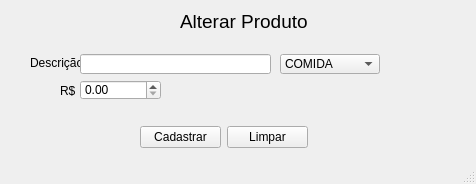
<?xml version="1.0" encoding="UTF-8"?>
<ui version="4.0">
 <class>FormAlterarProduto</class>
 <widget class="QMainWindow" name="FormAlterarProduto">
  <property name="geometry">
   <rect>
    <x>0</x>
    <y>0</y>
    <width>476</width>
    <height>184</height>
   </rect>
  </property>
  <property name="windowTitle">
   <string>Cadastrar Produto</string>
  </property>
  <property name="windowIcon">
   <iconset>
    <normaloff>../../img/listar produtos.png</normaloff>../../img/listar produtos.png</iconset>
  </property>
  <widget class="QWidget" name="centralwidget">
   <widget class="QLabel" name="label">
    <property name="geometry">
     <rect>
      <x>180</x>
      <y>10</y>
      <width>151</width>
      <height>23</height>
     </rect>
    </property>
    <property name="font">
     <font>
      <pointsize>14</pointsize>
     </font>
    </property>
    <property name="text">
     <string>Alterar Produto</string>
    </property>
   </widget>
   <widget class="QLabel" name="labelPreco">
    <property name="geometry">
     <rect>
      <x>60</x>
      <y>80</y>
      <width>16</width>
      <height>21</height>
     </rect>
    </property>
    <property name="text">
     <string>R$:</string>
    </property>
   </widget>
   <widget class="QDoubleSpinBox" name="precoSpinBox">
    <property name="geometry">
     <rect>
      <x>80</x>
      <y>80</y>
      <width>81</width>
      <height>20</height>
     </rect>
    </property>
    <property name="prefix">
     <string/>
    </property>
    <property name="suffix">
     <string/>
    </property>
    <property name="maximum">
     <double>99.989999999999995</double>
    </property>
   </widget>
   <widget class="QLabel" name="labelDescricao">
    <property name="geometry">
     <rect>
      <x>30</x>
      <y>53</y>
      <width>51</width>
      <height>20</height>
     </rect>
    </property>
    <property name="text">
     <string>Descrição:</string>
    </property>
   </widget>
   <widget class="QWidget" name="layoutWidget">
    <property name="geometry">
     <rect>
      <x>140</x>
      <y>120</y>
      <width>168</width>
      <height>35</height>
     </rect>
    </property>
    <layout class="QHBoxLayout" name="horizontalLayout">
     <item>
      <widget class="QPushButton" name="btnCadastrar">
       <property name="text">
        <string>Cadastrar</string>
       </property>
       <property name="icon">
        <iconset>
         <normaloff>../../img/salvar produtos.png</normaloff>../../img/salvar produtos.png</iconset>
       </property>
       <property name="iconSize">
        <size>
         <width>25</width>
         <height>25</height>
        </size>
       </property>
      </widget>
     </item>
     <item>
      <widget class="QPushButton" name="btnLimpar">
       <property name="text">
        <string>Limpar</string>
       </property>
       <property name="icon">
        <iconset>
         <normaloff>../../img/borracha.png</normaloff>../../img/borracha.png</iconset>
       </property>
       <property name="iconSize">
        <size>
         <width>25</width>
         <height>25</height>
        </size>
       </property>
      </widget>
     </item>
    </layout>
   </widget>
   <widget class="QLineEdit" name="editDescricao">
    <property name="geometry">
     <rect>
      <x>80</x>
      <y>54</y>
      <width>191</width>
      <height>20</height>
     </rect>
    </property>
    <property name="inputMask">
     <string/>
    </property>
    <property name="echoMode">
     <enum>QLineEdit::Normal</enum>
    </property>
   </widget>
   <widget class="QComboBox" name="tipoComboBox">
    <property name="geometry">
     <rect>
      <x>280</x>
      <y>54</y>
      <width>100</width>
      <height>20</height>
     </rect>
    </property>
    <item>
     <property name="text">
      <string>COMIDA</string>
     </property>
    </item>
    <item>
     <property name="text">
      <string>BEBIDA</string>
     </property>
    </item>
    <item>
     <property name="text">
      <string>SORVETE/AÇAI</string>
     </property>
    </item>
   </widget>
  </widget>
  <widget class="QStatusBar" name="statusbar"/>
 </widget>
 <tabstops>
  <tabstop>editDescricao</tabstop>
  <tabstop>tipoComboBox</tabstop>
  <tabstop>precoSpinBox</tabstop>
  <tabstop>btnCadastrar</tabstop>
  <tabstop>btnLimpar</tabstop>
 </tabstops>
 <resources/>
 <connections>
  <connection>
   <sender>btnLimpar</sender>
   <signal>clicked()</signal>
   <receiver>editDescricao</receiver>
   <slot>clear()</slot>
   <hints>
    <hint type="sourcelabel">
     <x>306</x>
     <y>153</y>
    </hint>
    <hint type="destinationlabel">
     <x>209</x>
     <y>70</y>
    </hint>
   </hints>
  </connection>
  <connection>
   <sender>btnLimpar</sender>
   <signal>clicked()</signal>
   <receiver>precoSpinBox</receiver>
   <slot>clear()</slot>
   <hints>
    <hint type="sourcelabel">
     <x>273</x>
     <y>133</y>
    </hint>
    <hint type="destinationlabel">
     <x>157</x>
     <y>93</y>
    </hint>
   </hints>
  </connection>
 </connections>
</ui>
